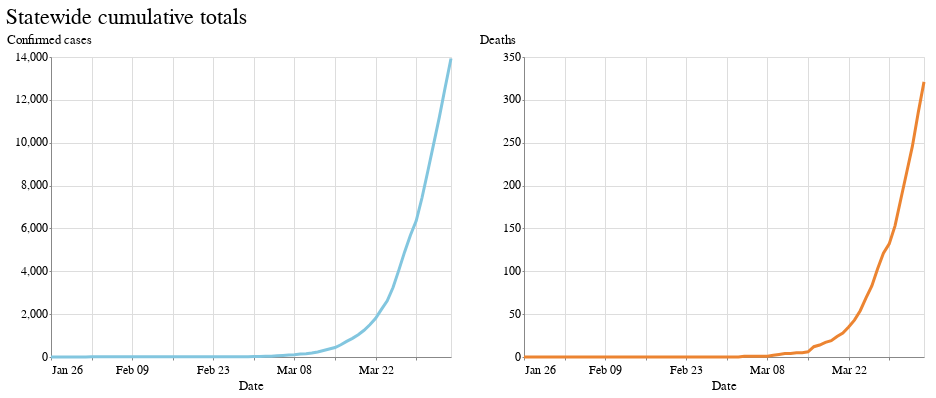

The cell this chart's notebook holds for it:
### Markdown cell above
Chart the cumulative totals statewide

### Code cell
chart = alt.Chart(agency_df).properties(width=400, height=300)

cases = chart.mark_line(color=lat.palette['default']).encode(
    x=alt.X("date:T", title="Date"),
    y=alt.Y("sum(confirmed_cases):Q", title="Confirmed cases")
)

deaths = chart.mark_line(color=lat.palette['highlight']).encode(
    x=alt.X("date:T", title="Date"),
    y=alt.Y("sum(deaths):Q", title="Deaths")
)

(cases | deaths).properties(title="Statewide cumulative totals")

### Figure 1 — Vega-Lite specification as saved in the notebook (floating-point values rounded to 4 significant figures; data arrays with more than 128 entries replaced by an {"elided": "..."} marker saying what was removed)
{"config": {"view": {"width": 800, "height": 450}, "background": "#ffffff", "title": {"anchor": "start", "font": "Benton Gothic Bold, sans", "fontColor": "#000000", "fontSize": 22, "fontWeight": "normal"}, "arc": {"fill": "#82c6df"}, "area": {"fill": "#82c6df"}, "line": {"stroke": "#82c6df", "strokeWidth": 3}, "path": {"stroke": "#82c6df"}, "rect": {"fill": "#82c6df"}, "shape": {"stroke": "#82c6df"}, "bar": {"fill": "#82c6df"}, "point": {"stroke": "#82c6df"}, "symbol": {"fill": "#82c6df", "size": 30}, "axis": {"titleFont": "Benton Gothic Bold, sans", "titleFontSize": 13, "titleFontWeight": "normal", "labelFont": "Benton Gothic, sans", "labelFontSize": 11.5, "labelFontWeight": "normal"}, "axisX": {"labelAngle": 0, "labelPadding": 4, "tickSize": 3}, "axisY": {"labelBaseline": "middle", "maxExtent": 45, "minExtent": 45, "tickSize": 2, "titleAlign": "left", "titleAngle": 0, "titleX": -45, "titleY": -11}, "legend": {"titleFont": "Benton Gothic Bold, sans", "titleFontSize": 13, "titleFontWeight": "normal", "symbolType": "square", "labelFont": "Benton Gothic, sans", "labelFontSize": 11.5}, "range": {"category": ["#3580b1", "#ec8431", "#ab7fb4", "#c89d29", "#adc839", "#829eb1"], "diverging": ["#e68a4f", "#f4bb6a", "#f9e39c", "#dadfe2", "#a6b7c6", "#849eae"], "heatmap": ["#fbf2c7", "#f9e39c", "#f8d36e", "#f4bb6a", "#e68a4f", "#d15a40", "#ab4232"], "ordinal": ["#fbf2c7", "#f9e39c", "#f8d36e", "#f4bb6a", "#e68a4f", "#d15a40", "#ab4232"], "ramp": ["#fbf2c7", "#f9e39c", "#f8d36e", "#f4bb6a", "#e68a4f", "#d15a40", "#ab4232"]}}, "hconcat": [{"mark": {"type": "line", "color": "#82c6df"}, "encoding": {"x": {"type": "temporal", "field": "date", "title": "Date"}, "y": {"type": "quantitative", "aggregate": "sum", "field": "confirmed_cases", "title": "Confirmed cases"}}, "height": 300, "width": 400}, {"mark": {"type": "line", "color": "#ec8431"}, "encoding": {"x": {"type": "temporal", "field": "date", "title": "Date"}, "y": {"type": "quantitative", "aggregate": "sum", "field": "deaths", "title": "Deaths"}}, "height": 300, "width": 400}], "data": {"name": "data-8c6a493580018b7f5a9ca807ebda7473"}, "title": "Statewide cumulative totals", "$schema": "https://vega.github.io/schema/vega-lite/v4.8.1.json", "datasets": {"data-8c6a493580018b7f5a9ca807ebda7473": {"elided": "1638 records"}}}
